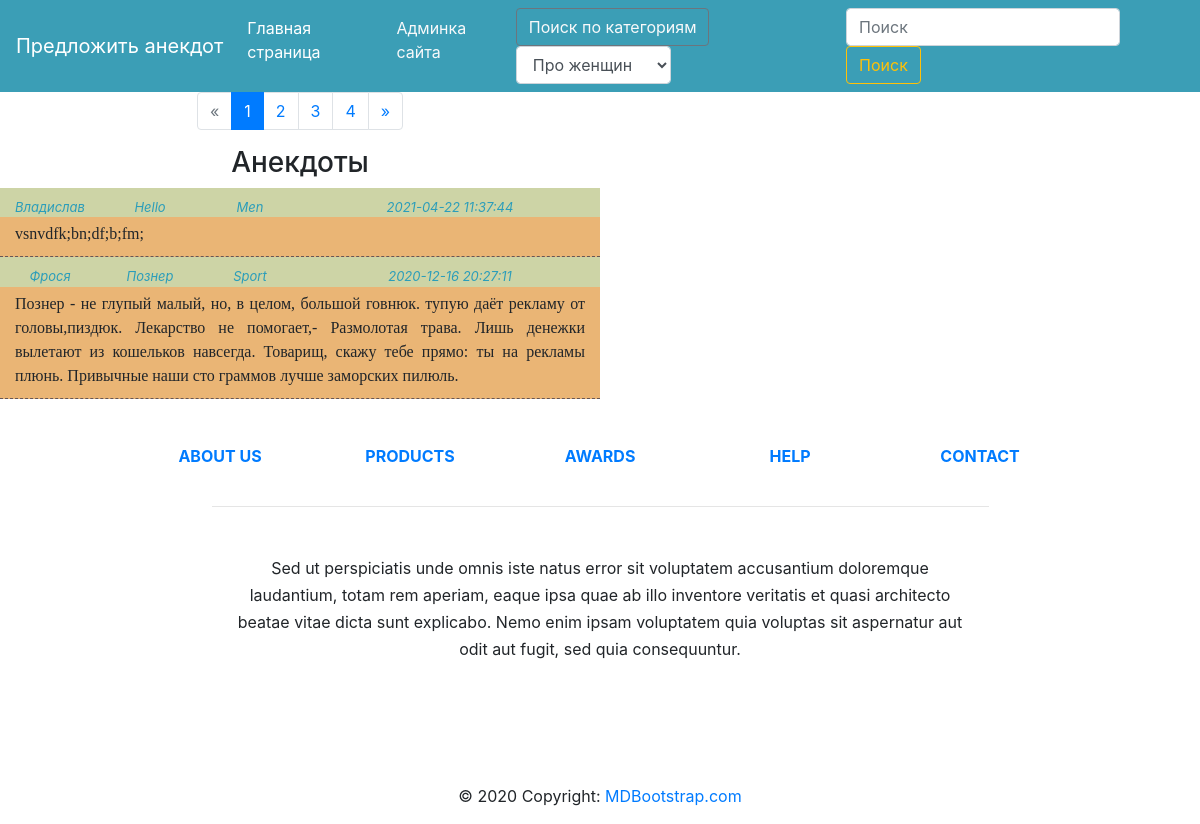
Screenshot of /main.php with the database file from the repository.
### tables this page shows
CREATE TABLE `anecdot` (
  `id` int(11) NOT NULL,
  `user_name` varchar(128) DEFAULT NULL,
  `title` varchar(132) DEFAULT NULL,
  `text` text,
  `category` varchar(128) DEFAULT NULL,
  `date` datetime DEFAULT NULL,
  `is_approved` tinyint(1) DEFAULT '0'
);

### main.php (the view, shortened to what this page needs)
<?php
require "elem/init.php";
function getMainPage($link)
{
    if (isset($_GET['page'])){
        $page = $_GET['page'];
    }else{
        $page = 1;
    }
    $notesOnPage = 2;
    $from = ($page - 1) * $notesOnPage;
    $prevPage = $page - 1;
    if ($page == 1){
        $disabledPrev = " disabled";
    }else{
        $disabledPrev = '';
    }
    $content = "
                <div class='container-fluid'>
                     <div class='row'>
                        <div class='col-md-6''>";
    $content .= "
                    <nav aria-label=\"Page navigation example\">
                      <ul class=\"pagination justify-content-center\">
                        <li class=\"page-item$disabledPrev\">
                          <a class=\"page-link\" href=\"?page=$prevPage\" aria-label=\"Previous\">
                            <span aria-hidden=\"true\">&laquo;</span>
                            <span class=\"sr-only\">Previous</span>
                          </a>
                        </li>";
    $query = "SELECT COUNT(*) as count FROM anecdot WHERE `is_approved` = 1";
    $result = mysqli_query($link, $query) or die(mysqli_error($link));
    $count = mysqli_fetch_assoc($result)['count'];
    $countPages = ceil($count / $notesOnPage);
    for ($i = 1; $i <= $countPages ; $i++) {
        if ($page == $i) {
            $style = " active";
        } else {
            $style = '';
        }
        $content .= "<li class=\"page-item$style\"><a class=\"page-link\" href=\"?page=$i\">$i</a></li>";
    }
    $nextPage = $page + 1;
    if ($page == $countPages){
        $disabledNext = " disabled";
    }else{
        $disabledNext = '';
    }
    $content .= "        <li class=\"page-item$disabledNext\">
                          <a class=\"page-link\" href=\"?page=$nextPage\" aria-label=\"Next\">
                            <span aria-hidden=\"true\">&raquo;</span>
                            <span class=\"sr-only\">Next</span>
                          </a>
                        </li>
                      </ul>
                    </nav>
                   </div>
                </div>";
    $content .= "<div class='row'>
                         <div class='col-md-6' style='text-align: center'><h3>Анекдоты</h3>
                         </div>
                 </div>";
    $query = "SELECT * FROM anecdot WHERE is_approved = true ORDER BY `date` DESC LIMIT $from, $notesOnPage";
    $result = mysqli_query($link, $query) or die(mysqli_error($link));
    for ($data = []; $row = mysqli_fetch_assoc($result) ; $data[] = $row);
    foreach ($data as $item) {
        $content .=
            "<div class='row' style='font-size: 13px; color: #2b9dba; font-style: italic'>
                        <div class='col-md-1' style='text-align: center;background-color: #cdd4a6; padding-top: 10px'>{$item['user_name']}</div>
                        <div class='col-md-1' style='text-align: center;background-color: #cdd4a6; padding-top: 10px'>{$item['title']}</div>
                        <div class='col-md-1' style='text-align: center;background-color: #cdd4a6; padding-top: 10px'>{$item['category']}</div>
                        <div class='col-md-3' style='text-align: center;background-color: #cdd4a6; padding-top: 10px'>{$item['date']}</div>
             </div>
             <div class='row' style='font-family: Cambria Regular'>
                 <div class='col-md-6' style='text-align: justify; background-color: #eab575;border-bottom: 1px dashed #665656; padding-top: 5px;padding-bottom: 10px'>{$item['text']}
                 </div>
             </div>
             ";
    }
    $content .= "</div>";
    echo $content;
}
require 'templates/header.php';
getMainPage($link);
require 'templates/footer.php';

### rows the page displays
anecdot: user_name "Владислав", title "Hello", category "Men", date "2021-04-22 11:37:44", text "vsnvdfk;bn;df;b;fm;"
anecdot: user_name "Фрося", title "Познер", category "Sport", date "2020-12-16 20:27:11", text "Познер - не глупый малый, но, в целом, большой говнюк. тупую даёт рекламу от головы,пиздюк. Лекарство не помогает,- Размолотая трава. Лишь денежки вылетают из кошельков навсегда. Товарищ, скажу тебе прямо: ты на рекламы плюнь. Привычные наши сто граммов лучше заморских пилюль."
